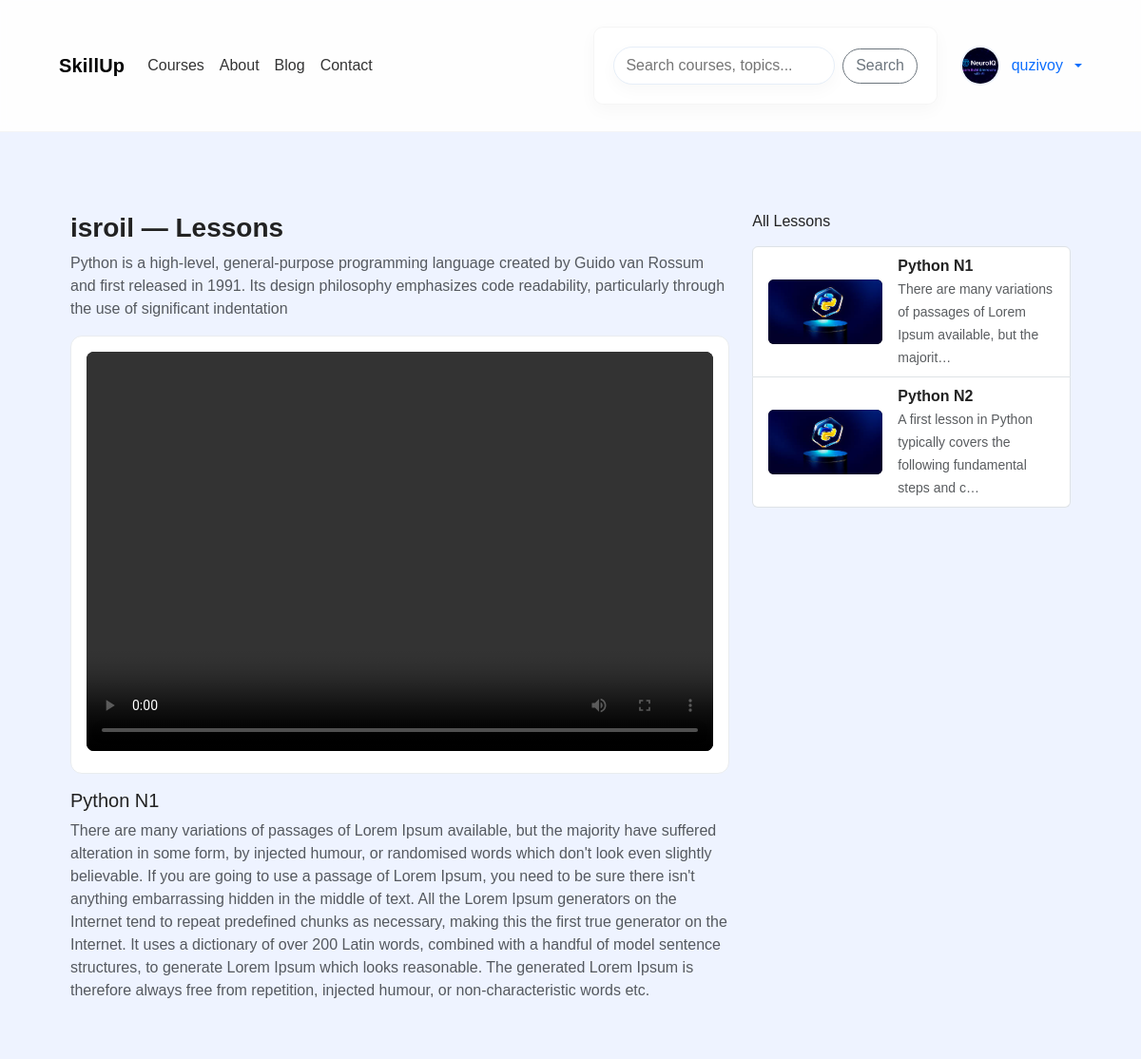
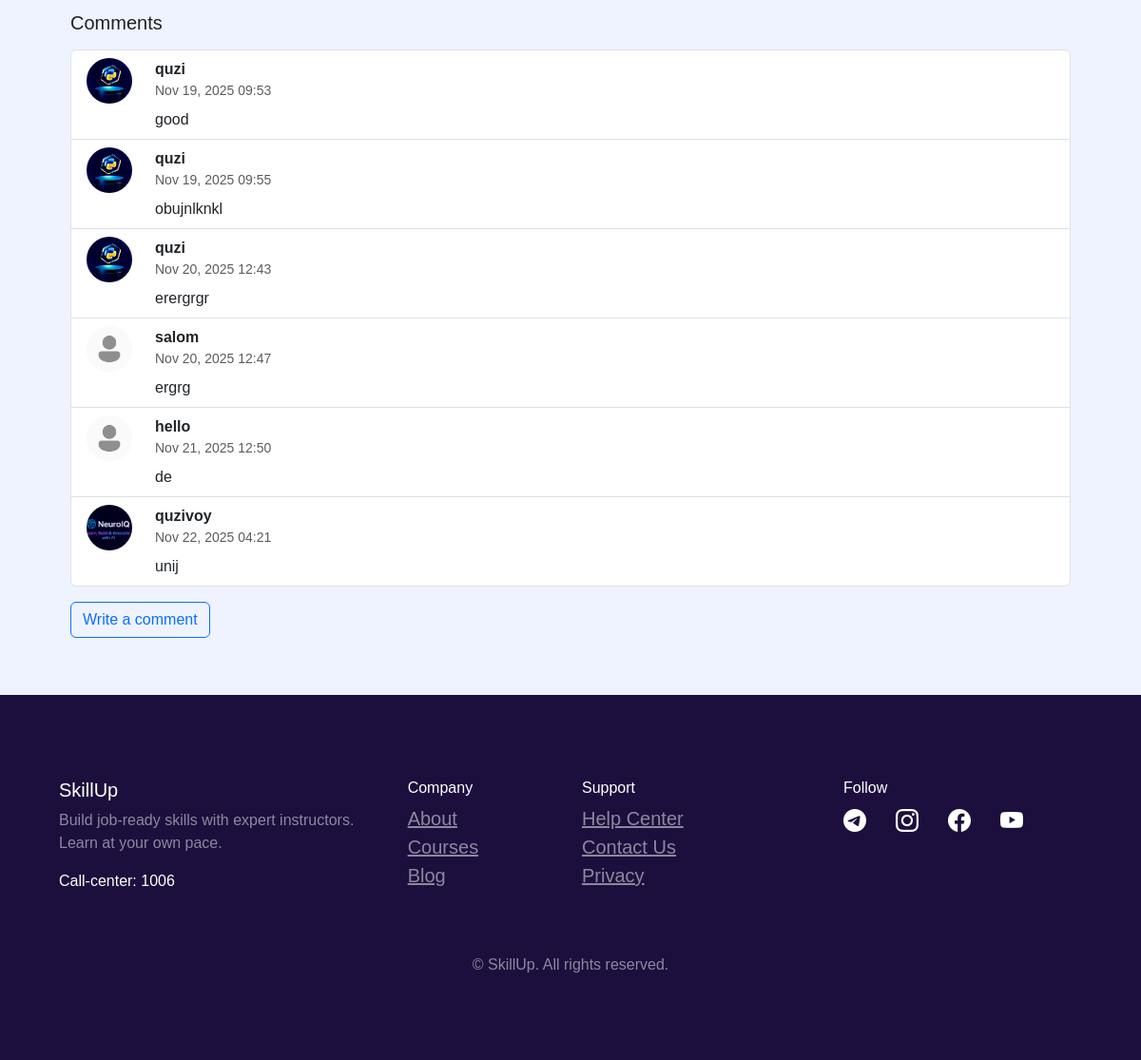
Page /courses/lessons/5/ (signed in) on the committed database (2 pictures, top to bottom).
### accounts/models.py (models this page shows, shortened)
class User(AbstractUser):
    CHOICE_ROLE = [
        ('STUDENT', 'STUDENT'),
        ('TEACHER', 'TEACHER'),
        ('ADMIN','ADMIN')
    ]
    email = models.EmailField(unique=True)
    username = models.CharField(max_length=200)
    phone = models.CharField(max_length=200, null=True, blank=True)
    bio = models.TextField(null=True, blank=True)
    image = models.ImageField(upload_to='profile-images/')
    country = models.CharField(max_length=200, null=True, blank=True)
    role = models.CharField(max_length=200, choices=CHOICE_ROLE, default='STUDENT')
    USERNAME_FIELD = 'email'
    REQUIRED_FIELDS = ('username',)

### courses/models.py (models this page shows, shortened)
class Course(models.Model):
    category = models.ForeignKey(Category, on_delete=models.CASCADE)
    user = models.ForeignKey(User, on_delete=models.CASCADE)
    name = models.CharField(max_length=200)
    bio = models.TextField()
    price = models.DecimalField(max_digits=10, decimal_places=2)
    author = models.CharField(max_length=200)
    rate = models.DecimalField(max_digits=5, decimal_places=0, null=True, blank=True)
    image = models.ImageField(upload_to='course_images/')

class Lesson(models.Model):
    course = models.ForeignKey(Course, on_delete=models.CASCADE, related_name='lessons')
    name = models.CharField(max_length=200)
    bio = models.TextField()
    rate = models.DecimalField(max_digits=5, decimal_places=0, null=True, blank=True)
    video = models.FileField(upload_to='lesson_files/')

class Comment(models.Model):
    course = models.ForeignKey(Course, on_delete=models.CASCADE, null=True)
    user = models.ForeignKey(User, on_delete=models.CASCADE)
    comment = models.TextField()
    texted_at = models.DateTimeField(auto_now_add=True)

### courses/views.py (the view)
# urls.py: path('lessons/<int:pk>/', views.Lessons.as_view(), name='lessons'),
class Lessons(LoginRequiredMixin, DetailView):
    template_name = 'courses/lessons.html'
    queryset = Course.objects.all()
    context_object_name = 'courses'
    def get_context_data(self, **kwargs):
        context = super().get_context_data(**kwargs)
        lesson_pk = self.kwargs['pk']
        course = Course.objects.get(pk=lesson_pk)
        context['comments'] = Comment.objects.filter(course=course)
        return context

### templates/courses/lessons.html (shortened to what this page needs)
{% extends 'base.html' %}
{% block hero %}
<div class="container mt-4">
  <div class="row">
    <div class="col-lg-8 mb-4">
      <h3 class="fw-bold">{{ courses.name }} — Lessons</h3>
      <p class="text-muted">{{ courses.bio }}</p>
      <div class="card mb-3">
        <div class="card-body p-3">
          <video id="main-player" class="js-player" controls playsinline crossorigin style="width:100%; height:420px; background:#000; object-fit:cover; border-radius:8px;">
            {% with first=courses.lessons.all|first %}
              {% if first %}
                <source src="{{ first.video.url }}" type="video/mp4">
              {% endif %}
            {% endwith %}
          </video>
        </div>
      </div>
      <div id="lesson-info" class="mb-4">
        {% with first=courses.lessons.all|first %}
          {% if first %}
            <h5 id="lesson-title">{{ first.name }}</h5>
            <p id="lesson-desc" class="text-muted">{{ first.bio }}</p>
          {% else %}
            <p class="text-muted">No lessons yet.</p>
          {% endif %}
        {% endwith %}
      </div>
    </div>
    <div class="col-lg-4">
      <h6 class="mb-3">All Lessons</h6>
      <div class="list-group">
        {% for lesson in courses.lessons.all %}
        <a href="#" class="list-group-item list-group-item-action d-flex gap-3 align-items-center lesson-thumb" data-src="{{ lesson.video.url }}" data-title="{{ lesson.name|escapejs }}" data-desc="{{ lesson.bio|escapejs }}" {% if courses.image %}data-poster="{{ courses.image.url }}"{% endif %}>
          <div style="width:120px; flex:0 0 120px; height:68px; overflow:hidden; border-radius:6px; background:#000; display:flex; align-items:center; justify-content:center;">
            {% if courses.image %}
              <img src="{{ courses.image.url }}" alt="thumb" style="width:100%; height:100%; object-fit:cover;">
            {% else %}
              <img src="https://via.placeholder.com/320x180?text=No+Preview" alt="thumb" style="width:100%; height:100%; object-fit:cover;">
            {% endif %}
          </div>
          <div>
            <div class="fw-semibold">{{ lesson.name }}</div>
            <small class="text-muted">{{ lesson.bio|truncatechars:80 }}</small>
          </div>
        </a>
        {% empty %}
          <div class="text-muted">No lessons available for this course.</div>
        {% endfor %}
      </div>
    </div>
    <div class="col-12 mt-4">
      <h5 class="mb-3">Comments</h5>
      {% if comments.exists %}
        <div class="list-group">
          {% for c in comments %}
            <div class="list-group-item">
              <div class="d-flex gap-3">
                <div style="flex:0 0 56px;">
                  {% if c.user.image %}
                    <img src="{{ c.user.image.url }}" class="rounded-circle" style="width:48px;height:48px;object-fit:cover" />
                  {% else %}
                    <img src="/media/user.png" class="rounded-circle" style="width:48px;height:48px;object-fit:cover" />
                  {% endif %}
                </div>
                <div style="flex:1">
                  <div class="d-flex justify-content-between align-items-start">
                    <div>
                      <strong>{{ c.user.get_full_name|default:c.user.username }}</strong>
                      <div class="small text-muted">{{ c.texted_at|date:'M d, Y H:i' }}</div>
                    </div>
                  </div>
                  <div class="mt-2">{{ c.comment }}</div>
                </div>
              </div>
            </div>
          {% endfor %}
        </div>
      {% else %}
        <div class="card p-3 text-muted">No comments yet. Be the first to share your thoughts.</div>
      {% endif %}
      <div class="mt-3">
        <a href="{% url 'write-comment' courses.pk %}" class="btn btn-outline-primary">Write a comment</a>
      </div>
    </div>
  </div>
</div>
{% endblock %}

### templates/base.html (shortened to what this page needs)
<!DOCTYPE html>
{% load static %}
<html lang="en">
  <head>
    <link
      rel="stylesheet"
      href="https://cdn.jsdelivr.net/npm/bootstrap@5.3.2/dist/css/bootstrap.min.css"
    />
    <link
      rel="stylesheet"
      href="https://cdn.jsdelivr.net/npm/bootstrap-icons@1.10.5/font/bootstrap-icons.css"
    />
    <link rel="stylesheet" href="{% static 'css/site.css' %}" />
  </head>
  <body>
    <nav class="navbar navbar-expand-lg sticky-top site-navbar">
      <div class="container">
        <a class="navbar-brand d-flex align-items-center" href="/">
          <span class="fw-bold">SkillUp</span>
        </a>
        <div class="collapse navbar-collapse" id="nav">
          <ul class="navbar-nav me-auto align-items-center">
            <li class="nav-item">
              <a class="nav-link" href="#learning-paths">Courses</a>
            </li>
            <li class="nav-item">
              <a class="nav-link" href="{% url 'about' %}">About</a>
            </li>
            <li class="nav-item">
              <a class="nav-link" href="{% url 'blog' %}">Blog</a>
            </li>
            <li class="nav-item">
              <a class="nav-link" href="{% url 'contact' %}">Contact</a>
            </li>
          </ul>
          <div class="d-flex align-items-center gap-3">
            <form class="nav-search d-none d-md-flex me-2" method="get">
              <input
                name="q"
                type="search"
                placeholder="Search courses, topics..."
                aria-label="Search"
              />
              <a href="learning-paths"
                ><button type="submit" class="btn btn-outline-secondary">
                  Search
                </button></a
              >
            </form>
            {% if not user.is_authenticated %}
            <a href="{% url 'login' %}" class="btn btn-sm btn-outline-secondary"
              >Login</a
            >
            <a href="{% url 'register' %}" class="btn nav-cta btn-primary ms-2"
              >Register</a
            >
            {% else %}
            <div class="dropdown">
              <a
                class="profile-link text-decoration-none dropdown-toggle"
                href="#"
                role="button"
                id="profileMenu"
                data-bs-toggle="dropdown"
                aria-expanded="false"
              >
                {% if user.image %}
                <img
                  src="{{ user.image.url }}"
                  class="avatar-sm"
                  alt="avatar"
                />
                {% else %}
                <img src="/media/user.png" class="avatar-sm" alt="avatar" />
                {% endif %}
                <span class="d-none d-md-inline ms-1"
                  >{{ user.get_full_name|default:user.username }}</span
                >
              </a>
            </div>
            {% endif %}
          </div>
        </div>
      </div>
    </nav>
    <div class="container-fluid hero-section">
      <div class="container">{% block hero %}{% endblock %}</div>
    </div>
    <footer>
      <div class="container py-5">
        <div class="row">
          <div class="col-md-4 mb-4">
            <h5 class="text-white">SkillUp</h5>
            <p class="text-white-50">
              Build job-ready skills with expert instructors. Learn at your own
              pace.
            </p>
            <p class="text-white">Call-center: 1006</p>
          </div>
          <div class="col-md-2 mb-4">
            <h6 class="text-white">Company</h6>
            <ul class="list-unstyled">
              <li><a class="text-white-50" href="/about/">About</a></li>
              <li><a class="text-white-50" href="/courses/">Courses</a></li>
              <li><a class="text-white-50" href="/blog/">Blog</a></li>
            </ul>
          </div>
          <div class="col-md-3 mb-4">
            <h6 class="text-white">Support</h6>
            <ul class="list-unstyled">
              <li><a class="text-white-50" href="#">Help Center</a></li>
              <li><a class="text-white-50" href="#">Contact Us</a></li>
              <li><a class="text-white-50" href="#">Privacy</a></li>
            </ul>
          </div>
          <div class="col-md-3 mb-4">
            <h6 class="text-white">Follow</h6>
            <div class="d-flex gap-3 mt-2">
              <a href="#" class="text-white"
                ><i class="bi bi-telegram fs-4"></i
              ></a>
              <a href="#" class="text-white"
                ><i class="bi bi-instagram fs-4"></i
              ></a>
              <a href="#" class="text-white"
                ><i class="bi bi-facebook fs-4"></i
              ></a>
              <a href="#" class="text-white"
                ><i class="bi bi-youtube fs-4"></i
              ></a>
            </div>
          </div>
        </div>
        <div class="text-center text-white-50 mt-4">
          © {{ now.year }} SkillUp. All rights reserved.
        </div>
      </div>
    </footer>
    <link
      rel="stylesheet"
      href="https://cdn.jsdelivr.net/npm/plyr@3.8.10/dist/plyr.css"
    />
  </body>
</html>

### static/css/site.css (style rules this page uses)
:root { --primary: #0d6efd; --muted: #6c757d; --bg: #f8f9fa; --card-border: #e9ecef; }
html,body { height:100%; }
body { background:var(--bg); font-family: Arial, Helvetica, sans-serif; color:#222; }
.container { max-width:1100px; }
.hero-section { padding:48px 0; }
form { background:#fff; padding:20px; margin:20px auto; border-radius:10px; border:1px solid rgba(0,0,0,0.04); box-shadow:0 6px 18px rgba(16,24,40,0.03); }
form button, button { display:inline-block; background:var(--primary); color:#fff; border:none; padding:.45rem .9rem; border-radius:.375rem; font-weight:600; cursor:pointer; }
.card { border:1px solid var(--card-border); border-radius:.75rem; }
.card .card-body { padding:1rem }
.navbar-brand { font-weight:700;letter-spacing:.2px }
.nav-link { color:#333!important;padding:.4rem .6rem }
footer { background:#1c0f3d;color:#fff;padding:40px 0 }
footer p, footer a { color:#fff }
.rounded-circle { object-fit:cover }
@media (min-width:992px) { form { max-width:820px } }
.hero-section { background:linear-gradient(180deg, rgba(14,165,233,0.04), rgba(13,110,253,0.02));padding:48px 0 }
.sticky-top { z-index:1030 }
.site-navbar { background: rgba(255,255,255,0.82);backdrop-filter: blur(6px);border-bottom:1px solid rgba(15,23,42,0.04);transition:box-shadow .25s ease, transform .25s ease }
.site-navbar .navbar-brand { font-size:1.25rem;font-weight:800;letter-spacing:.2px }
.site-navbar .nav-link { color:rgba(15,23,42,0.85);padding:.6rem .9rem;border-radius:.5rem;transition:background .18s ease,color .18s ease }
.nav-search { max-width:420px;width:100%;display:flex;align-items:center;gap:8px }
.nav-search input { flex:1;padding:.45rem .75rem;border-radius:999px;border:1px solid #e6eef8;background: #fff;box-shadow:0 6px 18px rgba(16,24,40,0.03);transition:box-shadow .18s ease,border-color .18s ease }
.nav-search .btn { border-radius:999px;padding:.35rem .8rem }
.avatar-sm { width:42px;height:42px;border-radius:50%;object-fit:cover;border:2px solid rgba(13,110,253,0.06) }
.profile-link { display:flex;align-items:center;gap:.5rem }
.lesson-thumb { text-decoration: none; color: inherit; }
.lesson-thumb img { display:block }
#main-player { border-radius:8px; overflow:hidden }

### templates/base.html (style rules this page uses)
body { background: #f8f9fa; font-family: Arial, sans-serif; }
.hero-section { background: #eef3ff; padding: 60px 0; }
footer { background: #1c0f3d; color: #fff; padding: 40px 0; }
footer a { color: #fff; margin-right: 15px; font-size: 20px; }

### rows in the picture
User: image (picture), get_full_name "quzivoy"
Course: name "isroil", bio "Python is a high-level, general-purpose programming language created by Guido van Rossum and first released in 1991. Its design philosophy emphasizes code readability, particularly through the use of significant indentation"
Lesson: name "Python N1", bio "There are many variations of passages of Lorem Ipsum available, but the majority have suffered alteration in some form, by injected humour, or randomised words which don't look even slightly believable. If you are going to use a passage of Lorem Ipsum, you need to be sure there isn't anything embarrassing hidden in the middle of text. All the Lorem Ipsum generators on the Internet tend to repeat predefined chunks as necessary, making this the first true generator on the Internet. It uses a dictionary of over 200 Latin words, combined with a handful of model sentence structures, to generate Lorem Ipsum which looks reasonable. The generated Lorem Ipsum is therefore always free from…", image (picture), bio "There are many variations of passages of Lorem Ipsum available, but the majorit…"
Lesson: image (picture), name "Python N2", bio "A first lesson in Python typically covers the following fundamental steps and c…"
Comment: user.image (picture), user.get_full_name "quzi", texted_at "Nov 19, 2025 09:53", comment "good"
Comment: user.image (picture), user.get_full_name "quzi", texted_at "Nov 19, 2025 09:55", comment "obujnlknkl"
Comment: user.image (picture), user.get_full_name "quzi", texted_at "Nov 20, 2025 12:43", comment "erergrgr"
Comment: user.get_full_name "salom", texted_at "Nov 20, 2025 12:47", comment "ergrg"
Comment: user.get_full_name "hello", texted_at "Nov 21, 2025 12:50", comment "de"
Comment: user.image (picture), user.get_full_name "quzivoy", texted_at "Nov 22, 2025 04:21", comment "unij"
